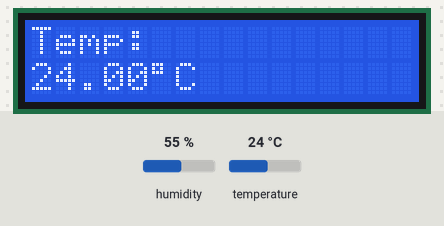
The sketch below on a simulated Arduino Uno, built with avr-gcc and run on an emulated ATmega328P. Parts: 16×2 character LCD. The inputs (shaded band) are chosen by the test bench; at power-on: temperature 24 °C, humidity 55 %. What the sketch prints to the serial monitor is not drawn.

Above: at 3.2 s.
3.3 s: temperature set to 12 °C
At 5.0 s:
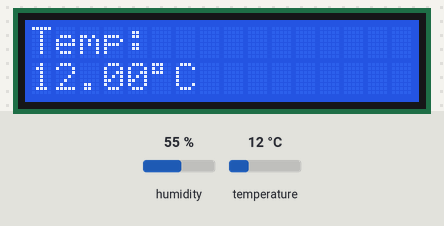
6.0 s: temperature set to 19 °C
At 7.4 s:
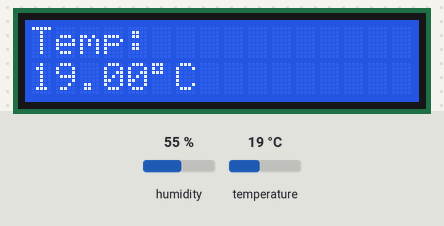
8.7 s: temperature set to 28 °C
At 11.0 s:
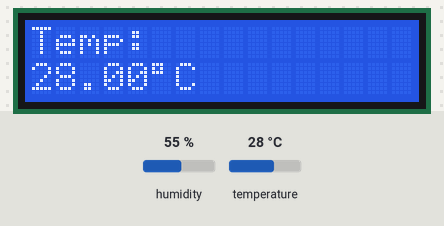
Timing chart, 0 to 12.5 s (numbered marks = the images above; inputs shaded):
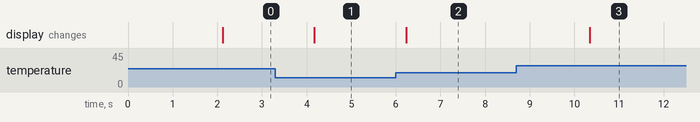

Measured:
- after the input at 3.3 s, the display: changes after 0.87 s (image 1)
- after the input at 6.0 s, the display: changes after 0.23 s (image 2)
- after the input at 8.7 s, the display: changes after 1.6 s (image 3)

The sketch:

Temp_with_lcd.hex.ino
```cpp
#include <Wire.h>
#include <LiquidCrystal_I2C.h>
#include <DHT.h>

#define DHTPIN 9
#define DHTTYPE DHT11

LiquidCrystal_I2C lcd(0x27, 16, 2);
DHT dht(DHTPIN, DHTTYPE);

void setup() {
  Serial.begin(9600);

  lcd.init();
  lcd.backlight();

  dht.begin();

  lcd.setCursor(0, 0);
  lcd.print("Temperature");
  delay(2000);
  lcd.clear();
}

void loop() {
  float temp = dht.readTemperature();

  if (isnan(temp)) {
    lcd.clear();
    lcd.setCursor(0, 0);
    lcd.print("Sensor Error");
    Serial.println("Failed to read DHT11");
    delay(2000);
    return;
  }

  lcd.clear();
  lcd.setCursor(0, 0);
  lcd.print("Temp:");

  lcd.setCursor(0, 1);
  lcd.print(temp);
  lcd.print((char)223); // Degree symbol
  lcd.print("C");

  Serial.print("Temperature: ");
  Serial.print(temp);
  Serial.println(" C");

  delay(1000);
}
```
